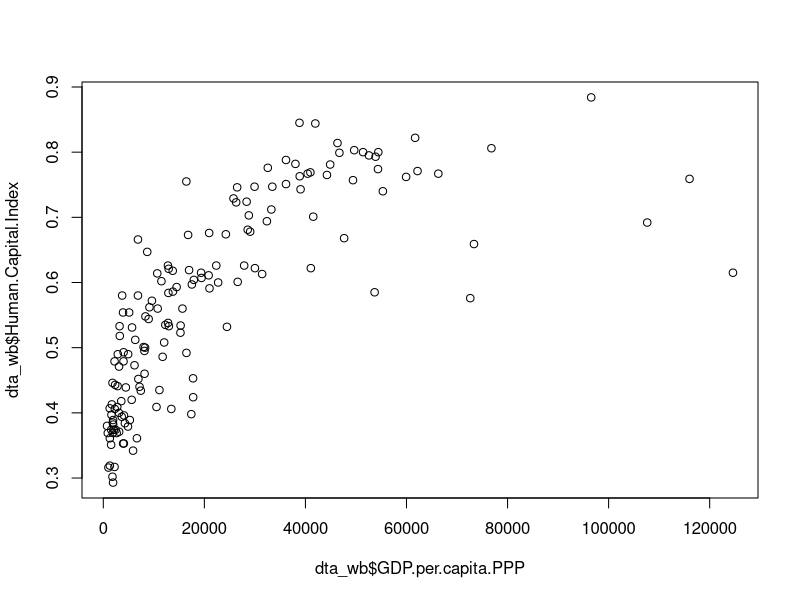
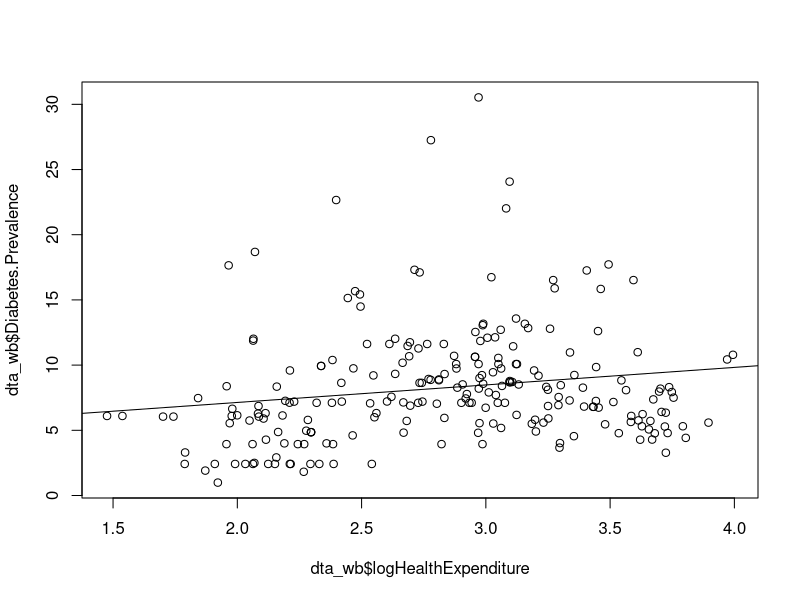
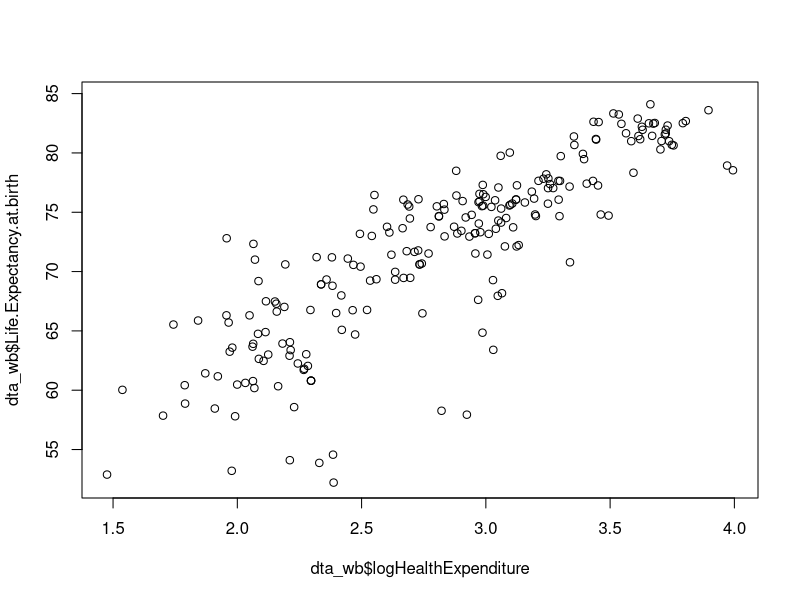
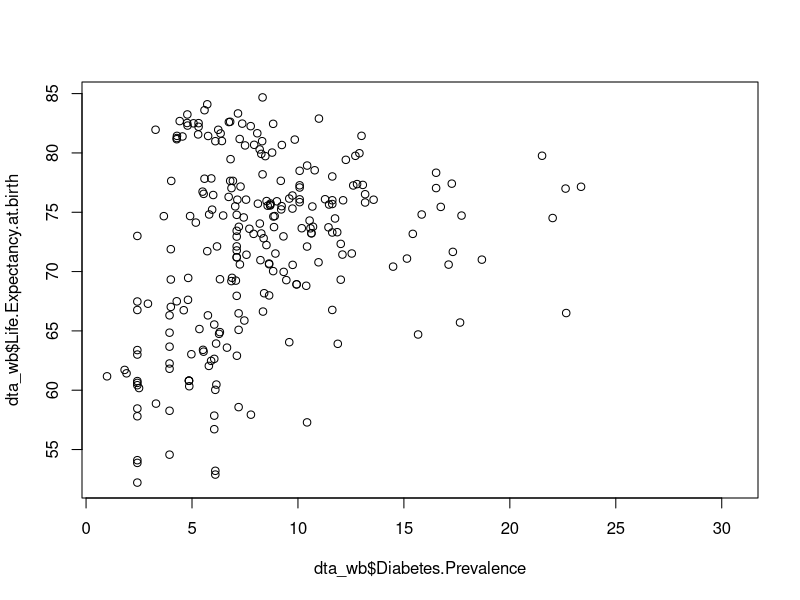
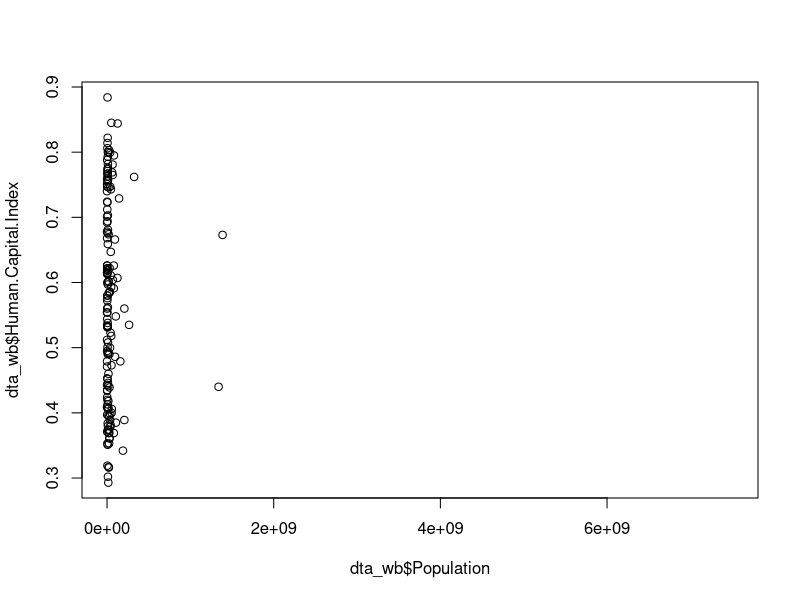
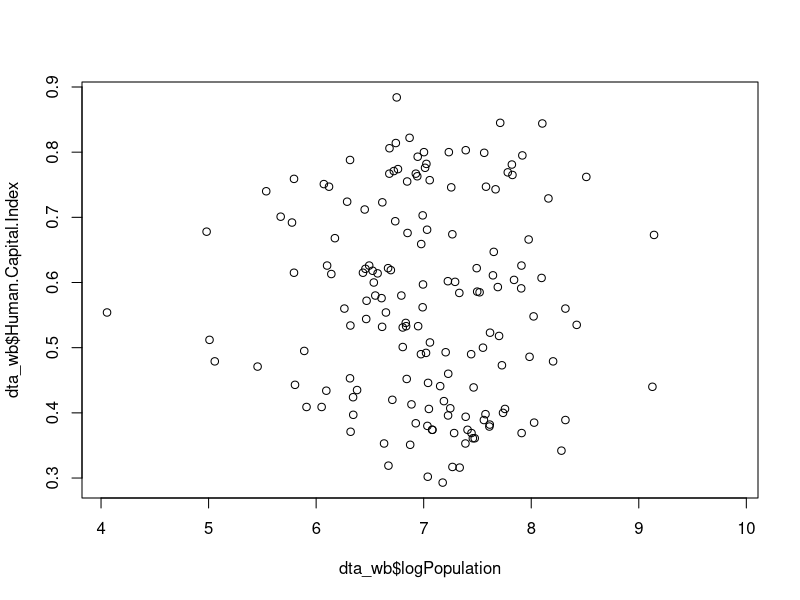

Write R code to recreate these figures, in order.
## ---- chunk 1
1+1
## ---- chunk 2
# load required packages at the start here first
library(dplyr)
library(tidyr)
## ---- chunk 3
#put in your working directory folder pathname 
dta_wb <- read.csv("Tutorial6_WorldBankData.csv")
#import data file into RStudio

## ---- chunk 4
plot(dta_wb$GDP.per.capita.PPP,dta_wb$Human.Capital.Index)
## ---- chunk 5
dta_wb$logGDP = log10(dta_wb$GDP.per.capita.PPP)

## ---- chunk 6
summary(lm(Human.Capital.Index ~ logGDP,dta_wb))

nrow(dta_wb)
## ---- chunk 7

#log transform Health.Expenditure.per.capita
dta_wb$logHealthExpenditure <- log10(dta_wb$Health.Expenditure.per.capita)
plot(dta_wb$logHealthExpenditure, dta_wb$Diabetes.Prevalence)
abline(lm(Diabetes.Prevalence ~ logHealthExpenditure,data = dta_wb))
plot(dta_wb$logHealthExpenditure,dta_wb$Life.Expectancy.at.birth)
plot(dta_wb$Diabetes.Prevalence,dta_wb$Life.Expectancy.at.birth)
## ---- chunk 8
fit2 <- lm(Life.Expectancy.at.birth ~ log10(Health.Expenditure.per.capita)+Diabetes.Prevalence, data = dta_wb)
summary(fit2)

## ---- chunk 9
summary(dta_wb$Tertiary.Education.Expenditure.per.student)
sum(!is.na(dta_wb$Tertiary.Education.Expenditure.per.student))
## ---- chunk 10

dta_wb$logPopulation = log10(dta_wb$Population)
plot(x=dta_wb$Population, y = dta_wb$Human.Capital.Index)
plot(x=dta_wb$logPopulation, y = dta_wb$Human.Capital.Index)

fit3 <- lm(Human.Capital.Index ~ logPopulation,dta_wb)
summary(fit3)

## ---- chunk 11
dta_wb$HCI.aboveMedian <- (dta_wb$Human.Capital.Index >= median(dta_wb$Human.Capital.Index,na.rm=TRUE))

summary(glm(HCI.aboveMedian ~ log10(GDP.per.capita.PPP) + log10(Health.Expenditure.per.capita) + Life.Expectancy.at.birth + Diabetes.Prevalence, dta_wb, family = "binomial"))

